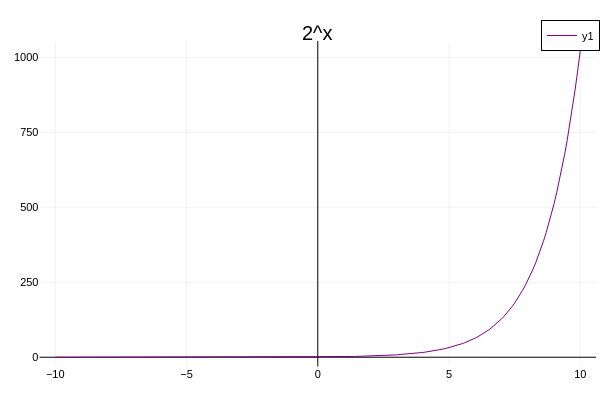

Notebook code cell kept with this figure:
### Code cell
x = -10:0.1:10
f(x) = 2^x

plot(x,f,color=:purple, framestyle=:zerolines, title="2^x")

### Figure 1 — Plotly figure (JSON) as saved in the notebook; plotly's stock layout.template omitted (floating-point values rounded to 4 significant figures; data arrays with more than 128 entries replaced by an {"elided": "..."} marker saying what was removed)
{"data": [{"colorbar": {"len": 0.9039, "title": "", "x": 0.9934, "y": 0.4896}, "legendgroup": "y1", "line": {"color": "rgba(128, 0, 128, 1.000)", "dash": "solid", "shape": "linear", "width": 1}, "mode": "lines", "name": "y1", "showlegend": true, "type": "scatter", "x": {"elided": "201 float values"}, "xaxis": "x", "y": {"elided": "201 float values"}, "yaxis": "y"}], "layout": {"annotations": [{"font": {"color": "rgba(0, 0, 0, 1.000)", "family": "sans-serif", "size": 20}, "rotation": 0, "showarrow": false, "text": "2^x", "x": 0.5296, "xanchor": "center", "xref": "paper", "y": 1, "yanchor": "top", "yref": "paper"}], "height": 400, "legend": {"bgcolor": "rgba(255, 255, 255, 1.000)", "bordercolor": "rgba(0, 0, 0, 1.000)", "borderwidth": 1, "font": {"color": "rgba(0, 0, 0, 1.000)", "family": "sans-serif", "size": 11}, "title": {"font": {"color": "rgba(0, 0, 0, 1.000)", "family": "sans-serif", "size": 15}, "text": ""}, "tracegroupgap": 0, "traceorder": "normal", "x": 1, "xanchor": "auto", "y": 1, "yanchor": "auto"}, "margin": {"b": 20, "l": 0, "r": 0, "t": 20}, "paper_bgcolor": "rgba(255, 255, 255, 1.000)", "plot_bgcolor": "rgba(255, 255, 255, 1.000)", "showlegend": true, "width": 600, "xaxis": {"anchor": "y", "domain": [0.06582, 0.9934], "gridcolor": "rgba(0, 0, 0, 0.100)", "gridwidth": 0.5, "linecolor": "rgba(0, 0, 0, 1.000)", "mirror": false, "range": [-10.6, 10.6], "showgrid": true, "showline": false, "showticklabels": true, "tickangle": 0, "tickcolor": "rgba(0, 0, 0, 0.000)", "tickfont": {"color": "rgba(0, 0, 0, 1.000)", "family": "sans-serif", "size": 11}, "tickmode": "array", "ticks": "inside", "ticktext": ["−10", "−5", "0", "5", "10"], "tickvals": [-10, -5, 0, 5, 10], "title": "", "titlefont": {"color": "rgba(0, 0, 0, 1.000)", "family": "sans-serif", "size": 15}, "type": "-", "visible": true, "zeroline": true, "zerolinecolor": "rgba(0, 0, 0, 1.000)"}, "yaxis": {"anchor": "x", "domain": [0.03762, 0.9415], "gridcolor": "rgba(0, 0, 0, 0.100)", "gridwidth": 0.5, "linecolor": "rgba(0, 0, 0, 1.000)", "mirror": false, "range": [-30.72, 1055.0], "showgrid": true, "showline": false, "showticklabels": true, "tickangle": 0, "tickcolor": "rgba(0, 0, 0, 0.000)", "tickfont": {"color": "rgba(0, 0, 0, 1.000)", "family": "sans-serif", "size": 11}, "tickmode": "array", "ticks": "inside", "ticktext": ["0", "250", "500", "750", "1000"], "tickvals": [0, 250, 500, 750, 1000], "title": "", "titlefont": {"color": "rgba(0, 0, 0, 1.000)", "family": "sans-serif", "size": 15}, "type": "-", "visible": true, "zeroline": true, "zerolinecolor": "rgba(0, 0, 0, 1.000)"}}}
